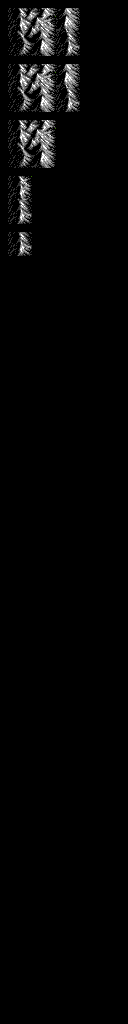

This is a level from a 2D game, rendered from its Tiled map with the project's own tilesets. A one-line summary and the map file follow, with tile-layer data summarised:
An orthogonal 16x128 tile map with 8x8 px tiles, 1 tile layer (output6_automapping-output), 8 hidden layers not drawn, 2 tilesets.

<map version="1.2" tiledversion="1.2.4" orientation="orthogonal" renderorder="left-up" width="16" height="128" tilewidth="8" tileheight="8" infinite="0" nextlayerid="41" nextobjectid="1">
 <properties>
  <property name="NoOverlappingRules" value="true" />
 </properties>
 <tileset firstgid="1" source="../tilesets/overworld-tileset.tsx" />
 <tileset firstgid="641" source="../tilesets/overworld-automapping-input_tiles.tsx" />
 <layer id="30" name="regions" width="16" height="128" visible="0">
  <data>[2048 cells, 189 non-empty, 1 distinct tile ids]</data>
 </layer>
 <layer id="31" name="input_automapping-input" width="16" height="128" visible="0">
  <data>[2048 cells, 189 non-empty, 1 distinct tile ids]</data>
 </layer>
 <layer id="32" name="input_automapping-output" width="16" height="128" visible="0">
  <properties>
   <property name="StrictEmpty" value="true" />
  </properties>
  <data>[2048 cells, 0 non-empty, 0 distinct tile ids]</data>
 </layer>
 <layer id="33" name="output1_automapping-output" width="16" height="128" visible="0">
  <data>[2048 cells, 171 non-empty, 77 distinct tile ids]</data>
 </layer>
 <layer id="34" name="output2_automapping-output" width="16" height="128" visible="0">
  <data>[2048 cells, 171 non-empty, 69 distinct tile ids]</data>
 </layer>
 <layer id="35" name="output3_automapping-output" width="16" height="128" visible="0">
  <data>[2048 cells, 171 non-empty, 66 distinct tile ids]</data>
 </layer>
 <layer id="36" name="output4_automapping-output" width="16" height="128" visible="0">
  <data>[2048 cells, 171 non-empty, 68 distinct tile ids]</data>
 </layer>
 <layer id="37" name="output5_automapping-output" width="16" height="128" visible="0">
  <data>[2048 cells, 171 non-empty, 55 distinct tile ids]</data>
 </layer>
 <layer id="38" name="output6_automapping-output" width="16" height="128">
  <data>[2048 cells, 171 non-empty, 54 distinct tile ids]</data>
 </layer>
</map>
